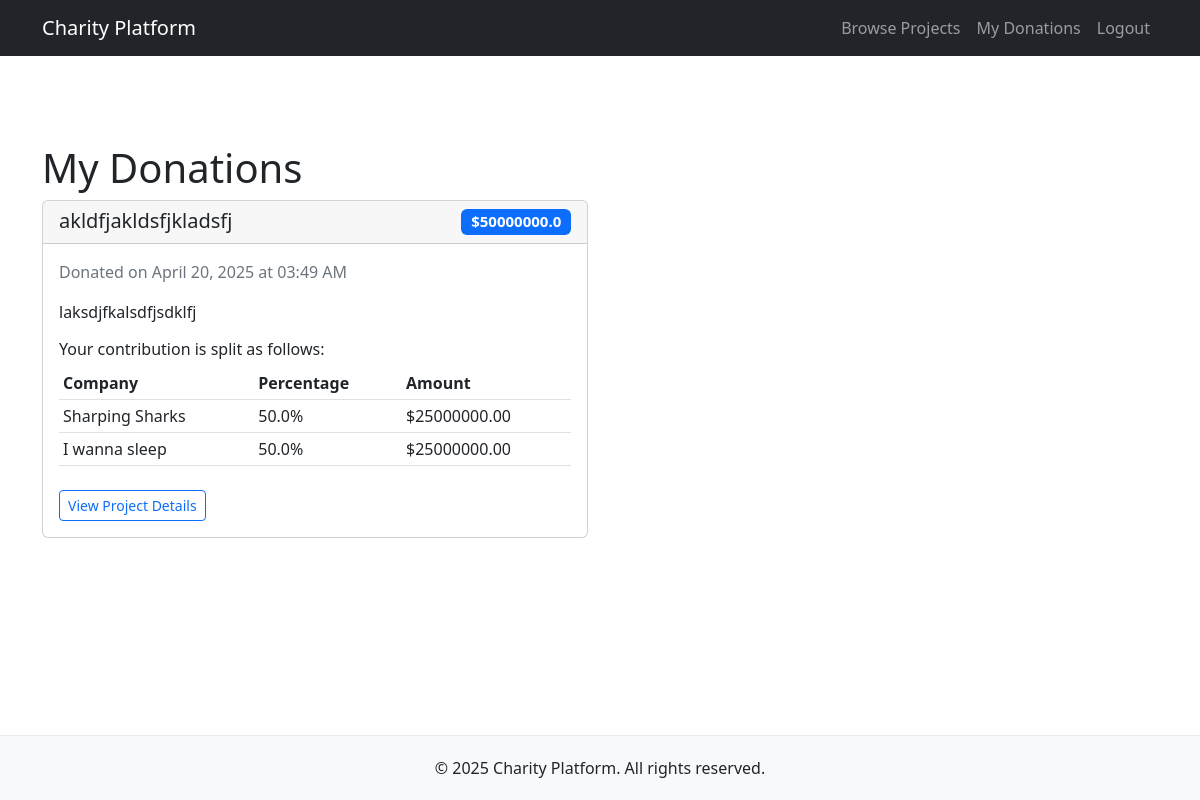
Screenshot of /my-donations (signed in) with the database file from the repository.
### models.py (models this page shows)
class Project(db.Model):
    id = db.Column(db.Integer, primary_key=True)
    name = db.Column(db.String(100))
    description = db.Column(db.Text)
    total_budget = db.Column(db.Float)
    user_id = db.Column(db.Integer, db.ForeignKey('user.id'))
    contract_address = db.Column(db.String(100))
    project_companies = db.relationship('ProjectCompany', backref='project', lazy=True)
    donations = db.relationship('Donation', backref='project', lazy=True)

class Donation(db.Model):
    id = db.Column(db.Integer, primary_key=True)
    amount = db.Column(db.Float, nullable=False)
    timestamp = db.Column(db.DateTime, default=datetime.utcnow)
    donor_id = db.Column(db.Integer, db.ForeignKey('user.id'), nullable=False)
    project_id = db.Column(db.Integer, db.ForeignKey('project.id'), nullable=False)

class User(UserMixin, db.Model):
    id = db.Column(db.Integer, primary_key=True)
    email = db.Column(db.String(100), unique=True)
    password = db.Column(db.String(100))
    name = db.Column(db.String(100))
    role = db.Column(db.String(20))  # donor, company, or charity
    wallet_address = db.Column(db.String(100))
    projects = db.relationship('Project', backref='charity', lazy=True)
    donations = db.relationship('Donation', backref='donor', lazy=True)

class ProjectCompany(db.Model):
    __tablename__ = 'project_company'
    id = db.Column(db.Integer, primary_key=True)
    project_id = db.Column(db.Integer, db.ForeignKey('project.id'), nullable=False)
    company_user_id = db.Column(db.Integer, db.ForeignKey('user.id'), nullable=False)
    percentage = db.Column(db.Float, nullable=False)
    amount = db.Column(db.Float, nullable=False)
    company_user = db.relationship('User', foreign_keys=[company_user_id])

### app.py (the view)
@app.route('/my-donations')
@login_required
def donor_donations():
    if current_user.role != 'donor':
        flash("This page is only accessible to donors!")
        return redirect(url_for('dashboard'))
    donations = Donation.query.filter_by(donor_id=current_user.id).order_by(Donation.timestamp.desc()).all()
    donation_details = []
    for donation in donations:
        project = Project.query.get(donation.project_id)
        project_companies = ProjectCompany.query.filter_by(project_id=project.id).all()
        company_splits = []
        for pc in project_companies:
            company = User.query.get(pc.company_user_id)
            company_amount = (pc.percentage / 100) * donation.amount
            company_splits.append({
                'name': company.name,
                'percentage': pc.percentage,
                'amount': company_amount
            })
        donation_details.append({
            'donation': donation,
            'project': project,
            'company_splits': company_splits
        })
    return render_template('donor_donations.html', donation_details=donation_details)

### app.py (called while the page is built)
@login_manager.user_loader
def load_user(user_id):
    return User.query.get(int(user_id))

### templates/donor_donations.html
{% extends 'base.html' %}
{% block content %}
<div class="container mt-5">
    <h1>My Donations</h1>
    {% if donation_details %}
        <div class="row">
            {% for detail in donation_details %}
                <div class="col-md-6 mb-4">
                    <div class="card">
                        <div class="card-header">
                            <h5 class="card-title mb-0">
                                {{ detail.project.name }}
                                <span class="badge bg-primary float-end">${{ detail.donation.amount }}</span>
                            </h5>
                        </div>
                        <div class="card-body">
                            <p class="text-muted">Donated on {{ detail.donation.timestamp.strftime('%B %d, %Y at %I:%M %p') }}</p>
                            <p>{{ detail.project.description[:100] }}{% if detail.project.description|length > 100 %}...{% endif %}</p>
                            <h6 class="mt-3">Your contribution is split as follows:</h6>
                            <div class="table-responsive">
                                <table class="table table-sm">
                                    <thead>
                                        <tr>
                                            <th>Company</th>
                                            <th>Percentage</th>
                                            <th>Amount</th>
                                        </tr>
                                    </thead>
                                    <tbody>
                                        {% for company in detail.company_splits %}
                                            <tr>
                                                <td>{{ company.name }}</td>
                                                <td>{{ company.percentage }}%</td>
                                                <td>${{ "%.2f"|format(company.amount) }}</td>
                                            </tr>
                                        {% endfor %}
                                    </tbody>
                                </table>
                            </div>
                            <a href="{{ url_for('view_project', project_id=detail.project.id) }}" class="btn btn-outline-primary btn-sm mt-2">View Project Details</a>
                        </div>
                    </div>
                </div>
            {% endfor %}
        </div>
    {% else %}
        <div class="alert alert-info">
            <p>You haven't made any donations yet.</p>
            <a href="{{ url_for('home') }}" class="btn btn-primary">Browse Projects</a>
        </div>
    {% endif %}
</div>
{% endblock %}

### templates/base.html (shortened to what this page needs)
<!DOCTYPE html>
<html lang="en">
<head>
    <link href="https://cdn.jsdelivr.net/npm/bootstrap@5.2.3/dist/css/bootstrap.min.css" rel="stylesheet">
</head>
<body>
    <nav class="navbar navbar-expand-lg navbar-dark bg-dark">
        <div class="container">
            <a class="navbar-brand" href="/">Charity Platform</a>
            <div class="collapse navbar-collapse" id="navbarNav">
                <ul class="navbar-nav ms-auto">
                    {% if current_user.is_authenticated %}
                        {% if current_user.role == 'donor' %}
                            <li class="nav-item">
                                <a class="nav-link" href="{{ url_for('home') }}">Browse Projects</a>
                            </li>
                            <li class="nav-item">
                                <a class="nav-link" href="{{ url_for('donor_donations') }}">My Donations</a>
                            </li>
                        {% endif %}
                        <li class="nav-item">
                            <a class="nav-link" href="{{ url_for('logout') }}">Logout</a>
                        </li>
                    {% endif %}
                </ul>
            </div>
        </div>
    </nav>
    <main class="py-4">
        {% block content %}{% endblock %}
    </main>
    <footer>
        <div class="container text-center">
            <p class="mb-0">© 2025 Charity Platform. All rights reserved.</p>
        </div>
    </footer>
</body>
</html>

### templates/base.html (style rules this page uses)
body { min-height: 100vh; display: flex; flex-direction: column; }
main { flex: 1; }
footer { margin-top: auto; padding: 20px 0; background-color: #f8f9fa; border-top: 1px solid #e9ecef; }

### rows the page displays
Project: project.name "akldfjakldsfjkladsfj", project "laksdjfkalsdfjsdklfj"
Donation: donation.amount "50000000.0", donation.timestamp "April 20, 2025 at 03:49 AM"
User: name "Sharping Sharks"
ProjectCompany: percentage "50.0"
User: name "I wanna sleep"
ProjectCompany: percentage "50.0"

### other values shown
{{ "%.2f"|format(company.amount) }} "25000000.00" "25000000.00"
